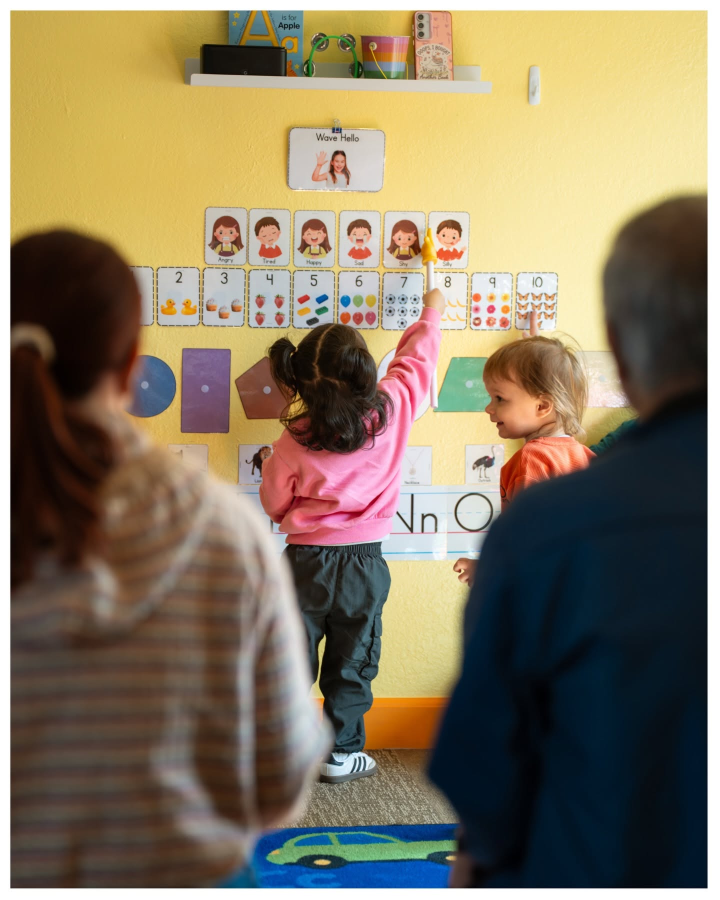
#> input picture images/preschool-activ.jpg, 1440 x 1800 px, found by its file name (shown at 1/2 size)
$ python resize_preschool.py
#> lines starting #> are read from the running program, lines starting #| are printed output that depends on the picture
# resize_preschool_activ.py
from PIL import Image
import os

# Load images
src = r"C:\Users\Thai Vang\.openclaw\workspace\stonesoup-redesign\images\preschool-activ.jpg"

dst = src  # overwrite in place

with Image.open(src) as img:
    # Resize to 1920x1280 (landscape)
#> img is the input picture: PIL image 1440x1800 RGB; mean R, G, B 134.8, 121.5, 98
    resized = img.resize((1920, 1280), Image.LANCZOS)
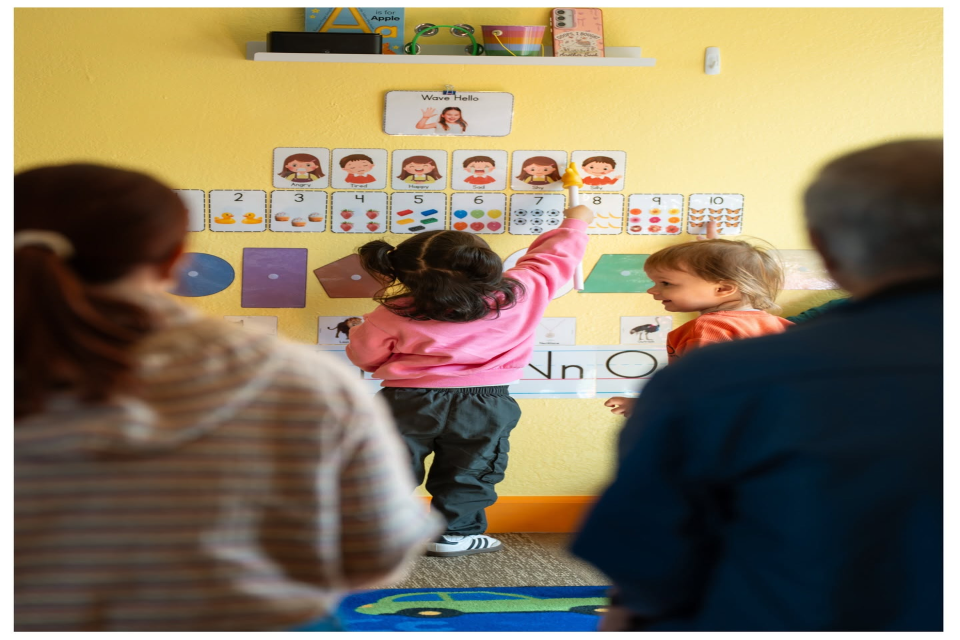
#> resized: PIL image 1920x1280 RGB (shown at 1/2 size); mean R, G, B 134.8, 121.5, 98
    resized.save(dst, 'JPEG', quality=85)
    print(f"Resized preschool-activ.jpg to {resized.size[0]}x{resized.size[1]}")
#| Resized preschool-activ.jpg to 1920x1280

$ run again, with images/home-hero-hr.jpg copied over images/preschool-activ.jpg
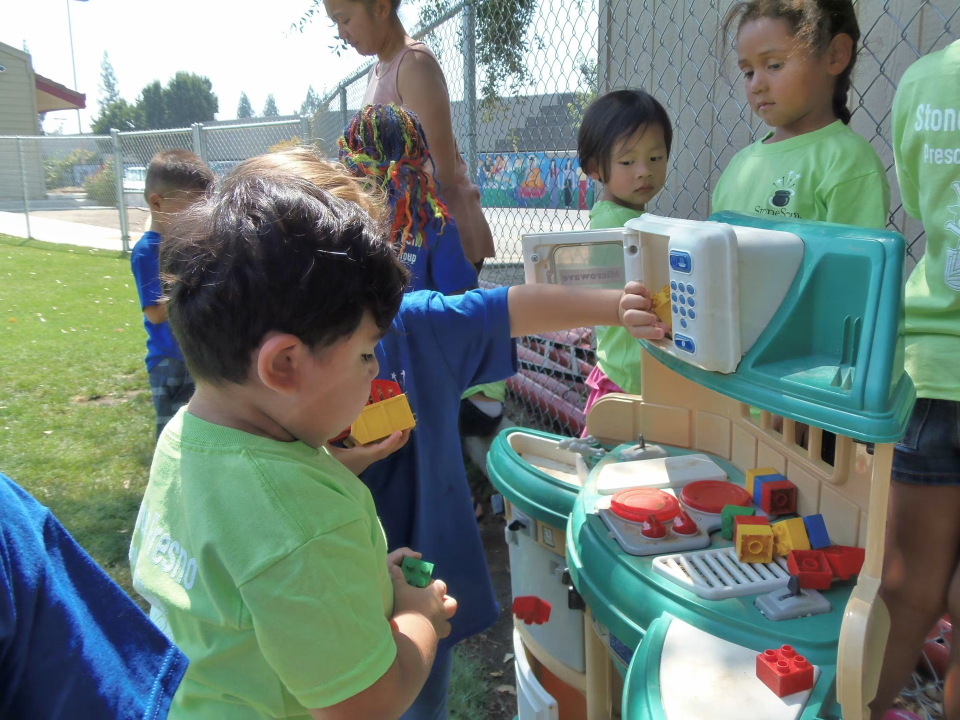
#> input picture images/home-hero-hr.jpg, 1920 x 1440 px, found by its file name (shown at 1/2 size)
#> img is the input picture: PIL image 1920x1440 RGB; mean R, G, B 114.8, 129.5, 121.6
#> `resized = img.resize((1920, 1280), Image.LANCZOS)`:
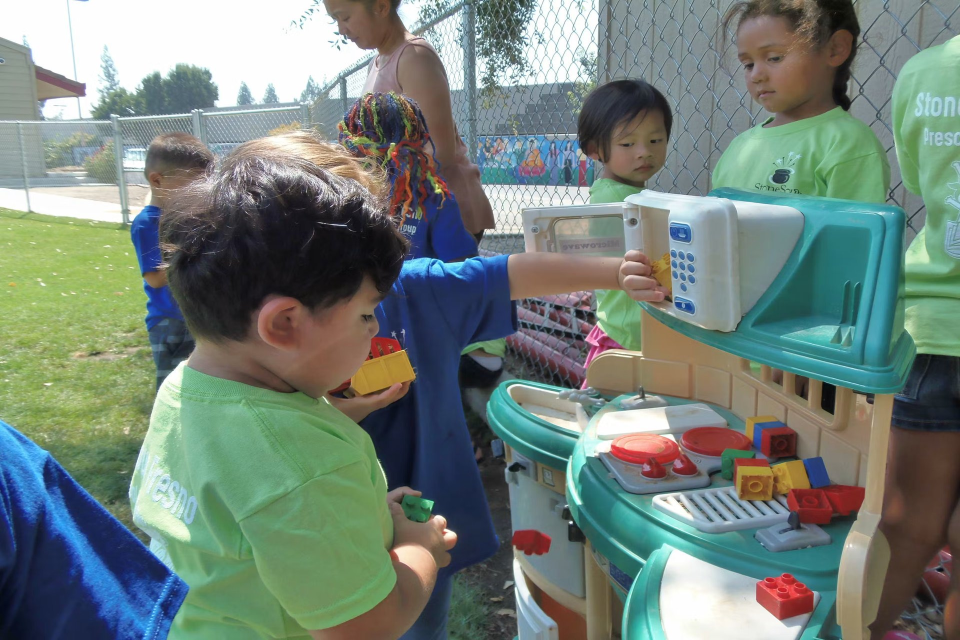
#> resized: PIL image 1920x1280 RGB (shown at 1/2 size); mean R, G, B 114.8, 129.4, 121.6
#| Resized preschool-activ.jpg to 1920x1280

$ run again, with images/home-hero.jpg copied over images/preschool-activ.jpg
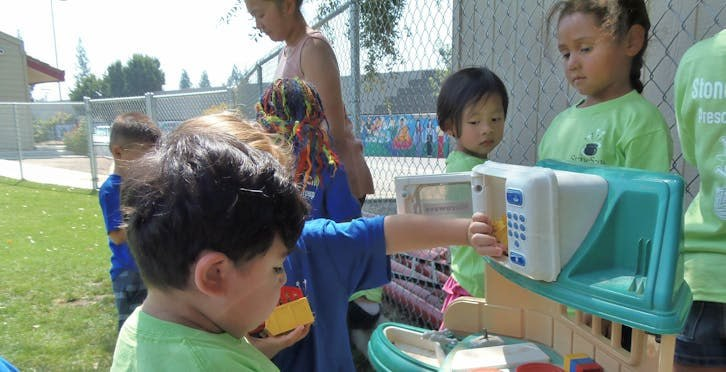
#> input picture images/home-hero.jpg, 726 x 372 px, found by its file name
#> img is the input picture: PIL image 726x372 RGB; mean R, G, B 123.5, 136.4, 127.5
#> `resized = img.resize((1920, 1280), Image.LANCZOS)`:
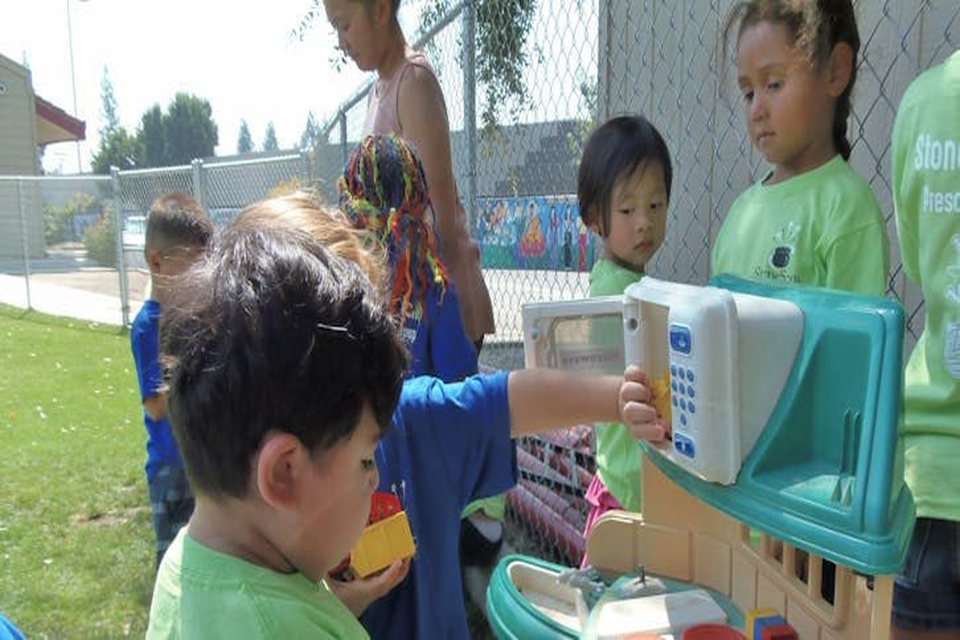
#> resized: PIL image 1920x1280 RGB (shown at 1/2 size); mean R, G, B 123.5, 136.4, 127.5
#| Resized preschool-activ.jpg to 1920x1280

$ run again, with images/home_added picture.jpg copied over images/preschool-activ.jpg
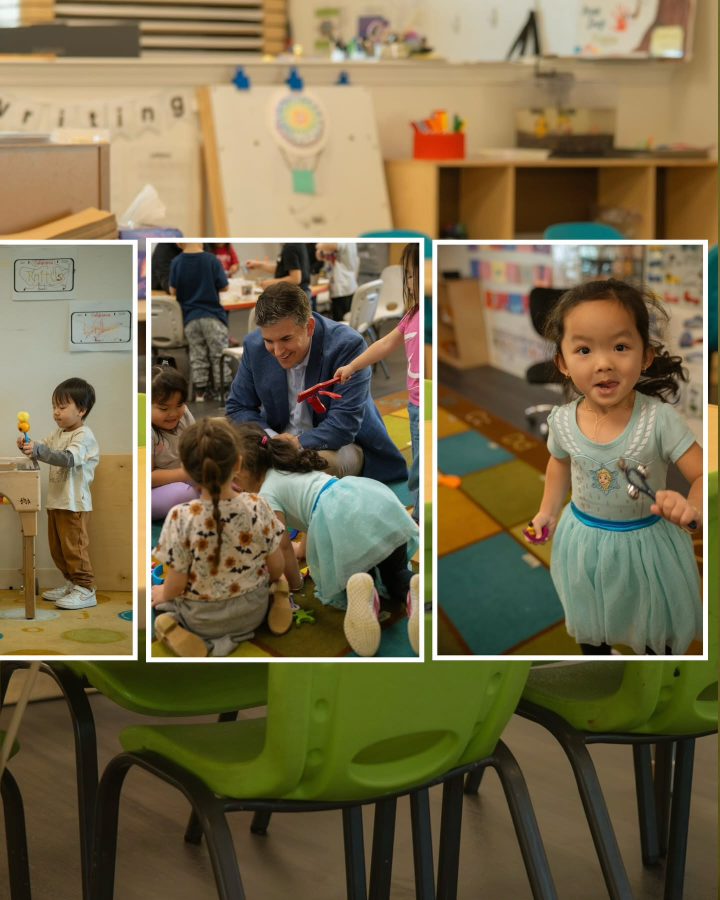
#> input picture images/home_added picture.jpg, 1440 x 1800 px, found by its file name (shown at 1/2 size)
#> img is the input picture: PIL image 1440x1800 RGB; mean R, G, B 119.6, 107.6, 75.7
#> `resized = img.resize((1920, 1280), Image.LANCZOS)`:
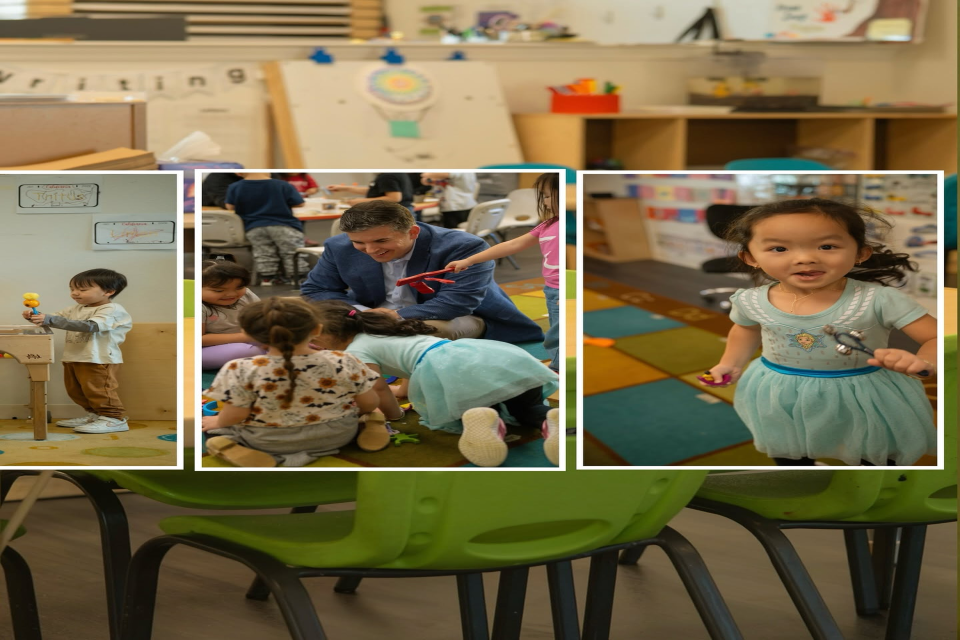
#> resized: PIL image 1920x1280 RGB (shown at 1/2 size); mean R, G, B 119.6, 107.6, 75.7
#| Resized preschool-activ.jpg to 1920x1280
